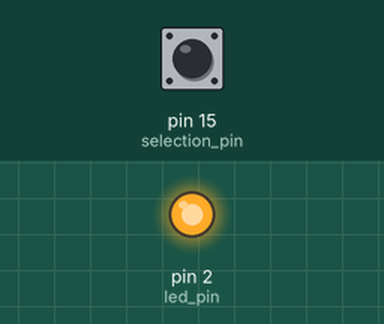
Simulated run of this program. Board: MicroPython board. Shown: output pins drawn as LEDs (lit = HIGH). The test bench sets the inputs (shaded band); at power-on: pin 15 (selection_pin) LOW. What the program prints to the serial console is not drawn.

Above: at 1.2 s.
1.3 s: pin 15 (selection_pin) pulled HIGH for 0.15 s
At 1.37 s:
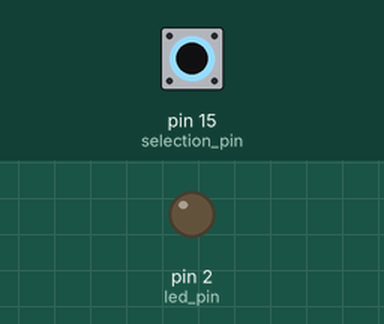
2.9 s: pin 15 (selection_pin) pulled HIGH for 3.2 s
At 6.4 s:
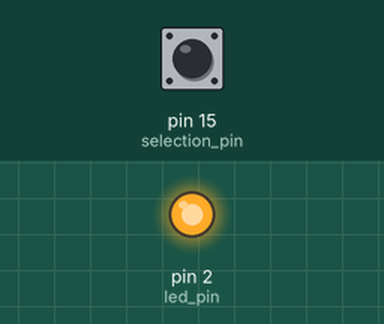
Timing chart, 0 to 7.9 s (numbered marks = the images above; inputs shaded):
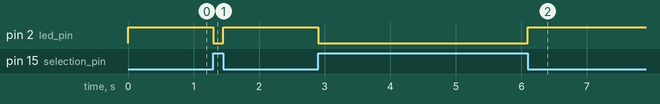

The program:

led_flash.py
```python
from machine import Pin,Signal

import machine


#imports

#sets up the led, which is on pin 2 and is an output
led_pin = machine.Pin(2,machine.Pin.OUT)


#setup the led pin, and we need to invert this since our hardware is inverted
led = Signal(led_pin, invert = True)


#sets up the selection pin, on pin 15, and sets it as a input
selection_pin = machine.Pin(15, machine.Pin.IN)

print("running with checker on 15")

while True:

	#if the pin value is "high" aka 1
	if(selection_pin.value() == 1):

		#turn on the LED
		led.on()

	else:

		#turn off the LED
		led.off()
```

Measured:
- after the input at 1.3 s, pin 2 (led_pin): HIGH → LOW at once, → HIGH 0.15 s later
- after the input at 2.9 s, pin 2 (led_pin): HIGH → LOW at once, → HIGH 3.2 s later
